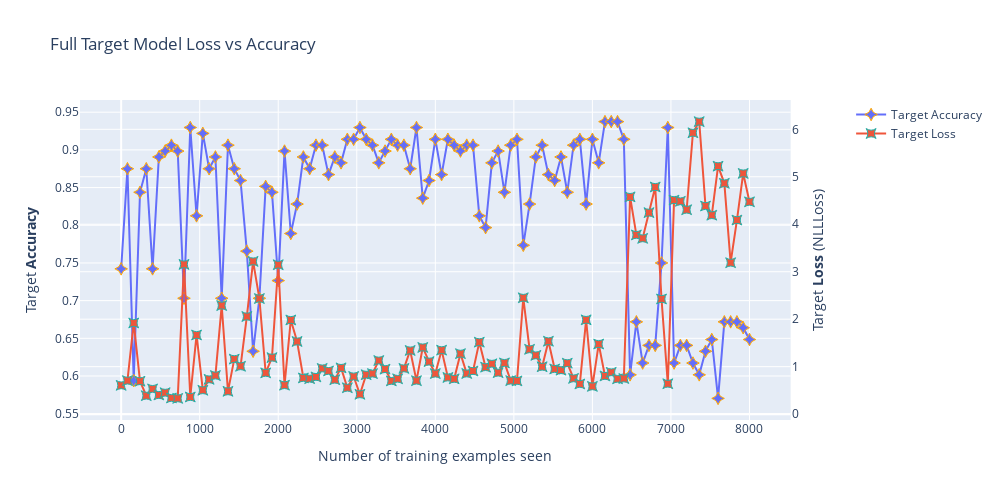

Notebook source saved alongside this figure:
### Code cell
import plotly
fig = plotly.subplots.make_subplots(specs=[[{"secondary_y": True}]])
fig.add_trace(go.Scatter(x=clf_test_counter, y=clf_accuracies, marker_symbol='star-diamond', 
                         marker_line_color="orange", marker_line_width=1, marker_size=9, mode='lines+markers', 
                         name='Target Accuracy'), secondary_y=False)
fig.add_trace(go.Scatter(x=clf_test_counter, y=clf_losses, marker_symbol='star-square', 
                         marker_line_color="lightseagreen", marker_line_width=1, marker_size=9, mode='lines+markers',
                         name='Target Loss'), secondary_y=True)
fig.update_layout(
    width=1000,
    height=500,
    title="Full Target Model Loss vs Accuracy")
fig.update_xaxes(title_text="Number of training examples seen")
fig.update_yaxes(title_text="Target <b>Accuracy</b>", secondary_y=False)
fig.update_yaxes(title_text="Target <b>Loss</b> (NLLLoss)", secondary_y=True)
fig.show()
fig.write_image(output_path+"/Target_Loss_Accuracy Loss.pdf")


import seaborn as sns
import matplotlib.pyplot as plt

data = {
    'Number of training examples seen': clf_test_counter,
    'Target Accuracy': clf_accuracies,
    'Target Loss': clf_losses
}

df = pd.DataFrame(data)
plt.figure(figsize=(10, 5))
sns.lineplot(data=df, x='Number of training examples seen', y='Target Accuracy', label='Target Accuracy')
ax2 = plt.twinx()
sns.lineplot(data=df, x='Number of training examples seen', y='Target Loss', ax=ax2, color='lightseagreen', label='Target Loss')
plt.title("Full Target Model Loss vs Accuracy")
plt.xlabel("Number of training examples seen")
plt.ylabel("Target Accuracy")
ax2.set_ylabel("Target Loss (NLLLoss)", color='lightseagreen')
plt.savefig(output_path+"/Target_Loss_Accuracy Loss.eps", format='eps', bbox_inches='tight')
plt.savefig(output_path+"/Target_Loss_Accuracy.png", format='png', bbox_inches='tight',dpi=300)
plt.show()

### Figure 1 — Plotly figure (JSON) as saved in the notebook; plotly's stock layout.template omitted (floating-point values rounded to 4 significant figures)
{"data": [{"marker": {"line": {"color": "orange", "width": 1}, "size": 9, "symbol": "star-diamond"}, "mode": "lines+markers", "name": "Target Accuracy", "type": "scatter", "x": [0, 80, 160, 240, 320, 400, 480, 560, 640, 720, 800, 880, 960, 1040, 1120, 1200, 1280, 1360, 1440, 1520, 1600, 1680, 1760, 1840, 1920, 2000, 2080, 2160, 2240, 2320, 2400, 2480, 2560, 2640, 2720, 2800, 2880, 2960, 3040, 3120, 3200, 3280, 3360, 3440, 3520, 3600, 3680, 3760, 3840, 3920, 4000, 4080, 4160, 4240, 4320, 4400, 4480, 4560, 4640, 4720, 4800, 4880, 4960, 5040, 5120, 5200, 5280, 5360, 5440, 5520, 5600, 5680, 5760, 5840, 5920, 6000, 6080, 6160, 6240, 6320, 6400, 6480, 6560, 6640, 6720, 6800, 6880, 6960, 7040, 7120, 7200, 7280, 7360, 7440, 7520, 7600, 7680, 7760, 7840, 7920, 8000], "xaxis": "x", "y": [0.7422, 0.875, 0.5938, 0.8438, 0.875, 0.7422, 0.8906, 0.8984, 0.9062, 0.8984, 0.7031, 0.9297, 0.8125, 0.9219, 0.875, 0.8906, 0.7031, 0.9062, 0.875, 0.8594, 0.7656, 0.6328, 0.7031, 0.8516, 0.8438, 0.7266, 0.8984, 0.7891, 0.8281, 0.8906, 0.875, 0.9062, 0.9062, 0.8672, 0.8906, 0.8828, 0.9141, 0.9141, 0.9297, 0.9141, 0.9062, 0.8828, 0.8984, 0.9141, 0.9062, 0.9062, 0.875, 0.9297, 0.8359, 0.8594, 0.9141, 0.8672, 0.9141, 0.9062, 0.8984, 0.9062, 0.9062, 0.8125, 0.7969, 0.8828, 0.8984, 0.8438, 0.9062, 0.9141, 0.7734, 0.8281, 0.8906, 0.9062, 0.8672, 0.8594, 0.8906, 0.8438, 0.9062, 0.9141, 0.8281, 0.9141, 0.8828, 0.9375, 0.9375, 0.9375, 0.9141, 0.6016, 0.6719, 0.6172, 0.6406, 0.6406, 0.75, 0.9297, 0.6172, 0.6406, 0.6406, 0.6172, 0.6016, 0.6328, 0.6484, 0.5703, 0.6719, 0.6719, 0.6719, 0.6641, 0.6484], "yaxis": "y"}, {"marker": {"line": {"color": "lightseagreen", "width": 1}, "size": 9, "symbol": "star-square"}, "mode": "lines+markers", "name": "Target Loss", "type": "scatter", "x": [0, 80, 160, 240, 320, 400, 480, 560, 640, 720, 800, 880, 960, 1040, 1120, 1200, 1280, 1360, 1440, 1520, 1600, 1680, 1760, 1840, 1920, 2000, 2080, 2160, 2240, 2320, 2400, 2480, 2560, 2640, 2720, 2800, 2880, 2960, 3040, 3120, 3200, 3280, 3360, 3440, 3520, 3600, 3680, 3760, 3840, 3920, 4000, 4080, 4160, 4240, 4320, 4400, 4480, 4560, 4640, 4720, 4800, 4880, 4960, 5040, 5120, 5200, 5280, 5360, 5440, 5520, 5600, 5680, 5760, 5840, 5920, 6000, 6080, 6160, 6240, 6320, 6400, 6480, 6560, 6640, 6720, 6800, 6880, 6960, 7040, 7120, 7200, 7280, 7360, 7440, 7520, 7600, 7680, 7760, 7840, 7920, 8000], "xaxis": "x", "y": [0.6062, 0.7062, 1.921, 0.6939, 0.3889, 0.5318, 0.4035, 0.4517, 0.3407, 0.3319, 3.154, 0.3612, 1.668, 0.5026, 0.7328, 0.8128, 2.287, 0.4802, 1.159, 1.008, 2.056, 3.217, 2.435, 0.869, 1.191, 3.148, 0.6097, 1.984, 1.531, 0.7628, 0.7473, 0.7841, 0.9628, 0.9103, 0.7256, 0.9747, 0.5559, 0.7936, 0.4178, 0.831, 0.8542, 1.129, 0.9482, 0.7007, 0.7443, 0.9631, 1.341, 0.7051, 1.405, 1.107, 0.8547, 1.348, 0.7725, 0.7433, 1.274, 0.8564, 0.9081, 1.516, 0.9894, 1.061, 0.8736, 1.079, 0.7063, 0.7002, 2.451, 1.365, 1.238, 0.9986, 1.536, 0.952, 0.9262, 1.074, 0.7531, 0.6355, 1.986, 0.5847, 1.477, 0.8048, 0.8805, 0.744, 0.7504, 4.577, 3.775, 3.703, 4.245, 4.785, 2.426, 0.6403, 4.509, 4.483, 4.306, 5.927, 6.162, 4.383, 4.191, 5.223, 4.862, 3.19, 4.088, 5.071, 4.472], "yaxis": "y2"}], "layout": {"height": 500, "title": {"text": "Full Target Model Loss vs Accuracy"}, "width": 1000, "xaxis": {"anchor": "y", "domain": [0, 0.94], "title": {"text": "Number of training examples seen"}}, "yaxis": {"anchor": "x", "domain": [0, 1], "title": {"text": "Target <b>Accuracy</b>"}}, "yaxis2": {"anchor": "x", "overlaying": "y", "side": "right", "title": {"text": "Target <b>Loss</b> (NLLLoss)"}}}}
